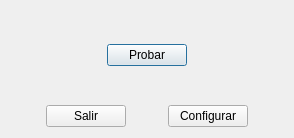
<?xml version="1.0" encoding="UTF-8"?>
<ui version="4.0">
 <class>VentanaPrincipal</class>
 <widget class="QDialog" name="VentanaPrincipal">
  <property name="geometry">
   <rect>
    <x>0</x>
    <y>0</y>
    <width>294</width>
    <height>138</height>
   </rect>
  </property>
  <property name="windowTitle">
   <string>VentanaPrincipal</string>
  </property>
  <layout class="QVBoxLayout" name="verticalLayout">
   <item>
    <spacer name="verticalSpacer_2">
     <property name="orientation">
      <enum>Qt::Vertical</enum>
     </property>
     <property name="sizeHint" stdset="0">
      <size>
       <width>20</width>
       <height>40</height>
      </size>
     </property>
    </spacer>
   </item>
   <item>
    <layout class="QHBoxLayout" name="horizontalLayout">
     <item>
      <spacer name="horizontalSpacer_4">
       <property name="orientation">
        <enum>Qt::Horizontal</enum>
       </property>
       <property name="sizeHint" stdset="0">
        <size>
         <width>40</width>
         <height>20</height>
        </size>
       </property>
      </spacer>
     </item>
     <item>
      <widget class="QPushButton" name="pbProbar">
       <property name="text">
        <string>Probar</string>
       </property>
       <property name="checkable">
        <bool>true</bool>
       </property>
      </widget>
     </item>
     <item>
      <spacer name="horizontalSpacer_7">
       <property name="orientation">
        <enum>Qt::Horizontal</enum>
       </property>
       <property name="sizeHint" stdset="0">
        <size>
         <width>40</width>
         <height>20</height>
        </size>
       </property>
      </spacer>
     </item>
    </layout>
   </item>
   <item>
    <spacer name="verticalSpacer">
     <property name="orientation">
      <enum>Qt::Vertical</enum>
     </property>
     <property name="sizeHint" stdset="0">
      <size>
       <width>20</width>
       <height>40</height>
      </size>
     </property>
    </spacer>
   </item>
   <item>
    <layout class="QHBoxLayout" name="horizontalLayout_2">
     <item>
      <spacer name="horizontalSpacer_2">
       <property name="orientation">
        <enum>Qt::Horizontal</enum>
       </property>
       <property name="sizeHint" stdset="0">
        <size>
         <width>40</width>
         <height>20</height>
        </size>
       </property>
      </spacer>
     </item>
     <item>
      <widget class="QPushButton" name="pbSalir">
       <property name="text">
        <string>Salir</string>
       </property>
      </widget>
     </item>
     <item>
      <spacer name="horizontalSpacer">
       <property name="orientation">
        <enum>Qt::Horizontal</enum>
       </property>
       <property name="sizeHint" stdset="0">
        <size>
         <width>40</width>
         <height>20</height>
        </size>
       </property>
      </spacer>
     </item>
     <item>
      <widget class="QPushButton" name="pbConfig">
       <property name="text">
        <string>Configurar</string>
       </property>
      </widget>
     </item>
     <item>
      <spacer name="horizontalSpacer_3">
       <property name="orientation">
        <enum>Qt::Horizontal</enum>
       </property>
       <property name="sizeHint" stdset="0">
        <size>
         <width>40</width>
         <height>20</height>
        </size>
       </property>
      </spacer>
     </item>
    </layout>
   </item>
  </layout>
 </widget>
 <resources/>
 <connections/>
</ui>
